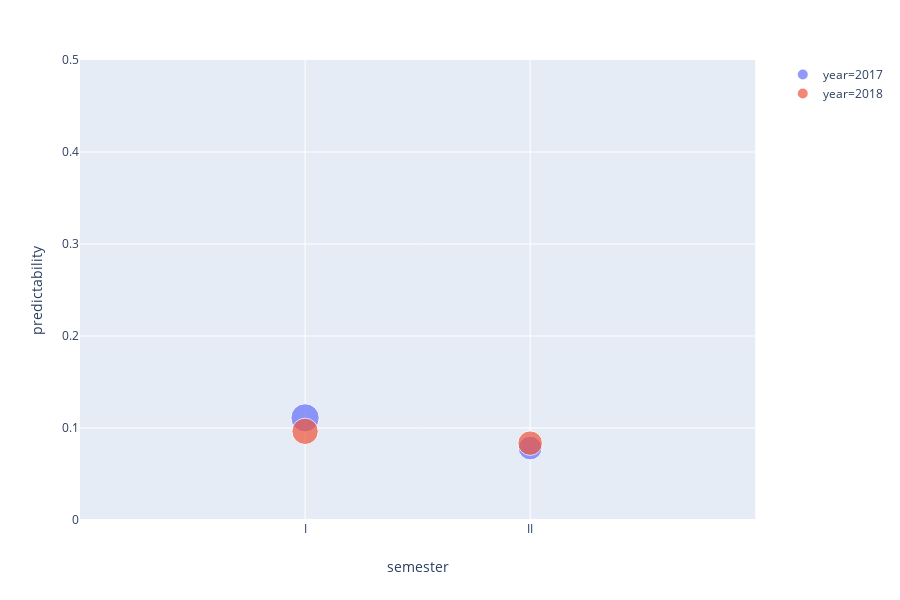

The code cell stored with this chart in its notebook:
### Markdown cell above
### Localidades with low predictability values

### Code cell
df_localidad = df_prediction[df_prediction["localidad"] == "TEUSAQUILLO"]
fig = px.scatter(df_localidad, x="semester", y="predictability",color="year",size="predictability")
fig.update_xaxes(range=[-1, 2])
fig.update_yaxes(range=[0, 0.5])
fig.show()

### Figure 1 — Plotly figure (JSON) as saved in the notebook; plotly's stock layout.template omitted (floating-point values rounded to 4 significant figures)
{"data": [{"hoverlabel": {"namelength": 0}, "hovertemplate": "year=2017<br>semester=%{x}<br>predictability=%{marker.size}", "legendgroup": "year=2017", "marker": {"color": "#636efa", "size": [0.111, 0.07824], "sizemode": "area", "sizeref": 0.0002776, "symbol": "circle"}, "mode": "markers", "name": "year=2017", "showlegend": true, "type": "scatter", "x": ["I", "II"], "xaxis": "x", "y": [0.111, 0.07824], "yaxis": "y"}, {"hoverlabel": {"namelength": 0}, "hovertemplate": "year=2018<br>semester=%{x}<br>predictability=%{marker.size}", "legendgroup": "year=2018", "marker": {"color": "#EF553B", "size": [0.09636, 0.08353], "sizemode": "area", "sizeref": 0.0002776, "symbol": "circle"}, "mode": "markers", "name": "year=2018", "showlegend": true, "type": "scatter", "x": ["I", "II"], "xaxis": "x", "y": [0.09636, 0.08353], "yaxis": "y"}], "layout": {"height": 600, "legend": {"itemsizing": "constant", "tracegroupgap": 0}, "margin": {"t": 60}, "xaxis": {"anchor": "y", "domain": [0, 0.98], "range": [-1, 2], "title": {"text": "semester"}}, "yaxis": {"anchor": "x", "domain": [0, 1], "range": [0, 0.5], "title": {"text": "predictability"}}}}
